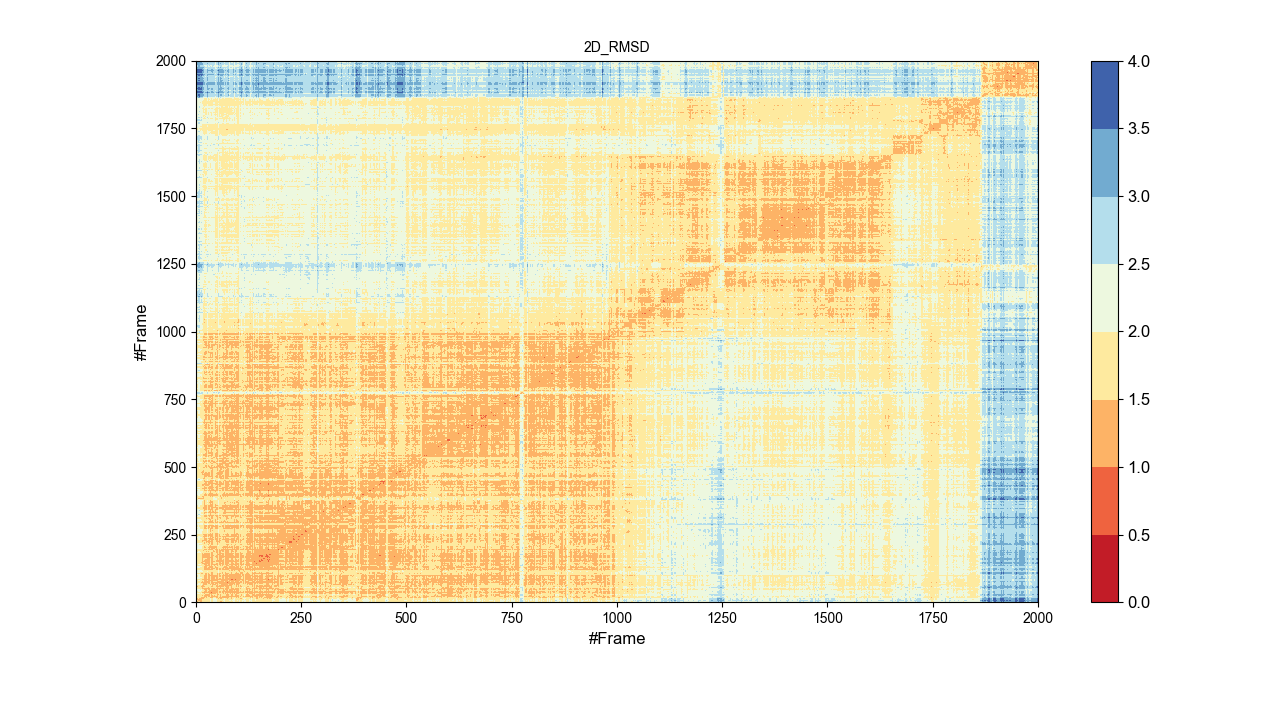

This figure's Python source:
import sys
import numpy as np
import matplotlib as matplotlib
import matplotlib.pyplot as plt

matplotlib.rcParams['xtick.direction'] = 'out'
matplotlib.rcParams['ytick.direction'] = 'out'
matplotlib.rcParams['font.family'] = 'sans-serif'
matplotlib.rcParams['font.sans-serif'] = 'Arial'


def plot_2drmsd(data_file, titles, save=False, save_fig_name='fig.png'):

    with open(data_file,'r') as f:
        line = f.readline()                 #x value in 1st line.
    x = [float(i) for i in line.split()[1:]]

    data = np.loadtxt(data_file, skiprows=0)
    y = data[:,0]                          #y data in 1st column
    rmsd = data[:,1:]

    if save:
        fig = plt.figure(figsize=(5, 4), dpi=300)
    else:
        fig = plt.figure(figsize=(5, 4))

    fig.subplots_adjust(wspace=0.25, bottom=0.2)
    ax1 = plt.subplot(111)

    #creat a color bat
#    norm = matplotlib.colors.Normalize(vmin=0, vmax=5.0)
    levels = np.arange(0, rmsd.max(), 0.5)
    cp = plt.contourf(x,y,rmsd, cmap='RdYlBu', vmin = 0, vmax = rmsd.max(), levels = levels, corner_mask = True)
    colorbar = plt.colorbar(cp)
    for text in colorbar.ax.get_yticklabels():
        text.set_fontsize(12)

    plt.xlabel('#Frame',fontsize=14)
    plt.ylabel('#Frame',fontsize=14)
    plt.title(titles,fontsize=14)

    plt.tight_layout()
    if save:
        fig.savefig(save_fig_name, dpi=300, bbox_inches='tight')
        print('plot has been save to %s' %save_fig_name)
    else:
        plt.show()

if __name__=='__main__':
    import argparse, sys
    import numpy as np
    parser = argparse.ArgumentParser(description='''Plot 2D RMSD''')
    parser.add_argument('-i', help='the input data file.')
    parser.add_argument('-save', action="store_true", help="instead of showing plot, save the figure with supplied name.")
    args = parser.parse_args()
    save = args.save
    data_file = args.i
    if data_file:
        save_fig_name = data_file.split('.')[0]+'.png'
        titles = data_file.split('.')[0]
    else:
        print("usage: plot.py [-h] [-i I] [-save]")
        sys.exit()
    try:
        if save == True:
            import matplotlib as matplotlib
            matplotlib.use('Agg')
        import matplotlib.pyplot as plt
    except ImportError:
        print('Unabel to import matplotlib!')
        raise
    plot_2drmsd(data_file, titles, save, save_fig_name)
